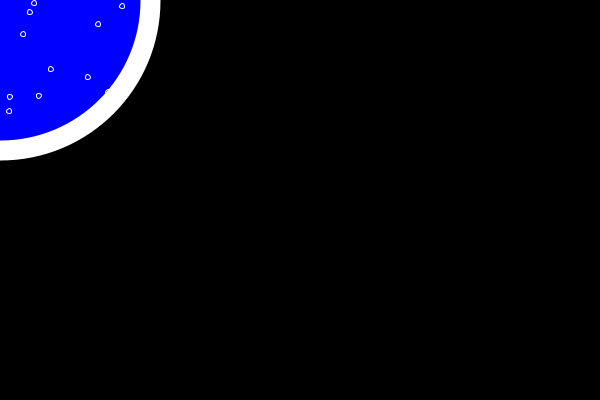
Frame 1 (no input)
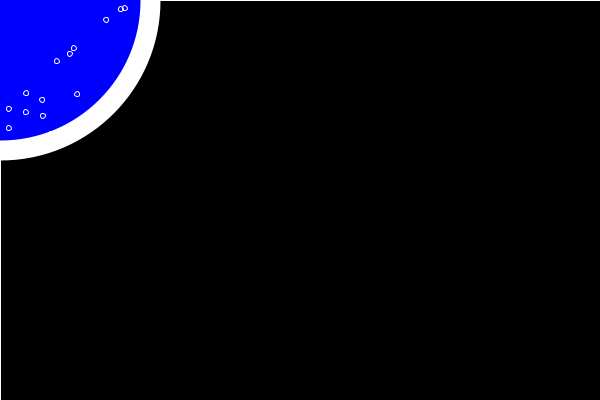
Frame 60 (the mouse pressed at the canvas centre just before this capture)
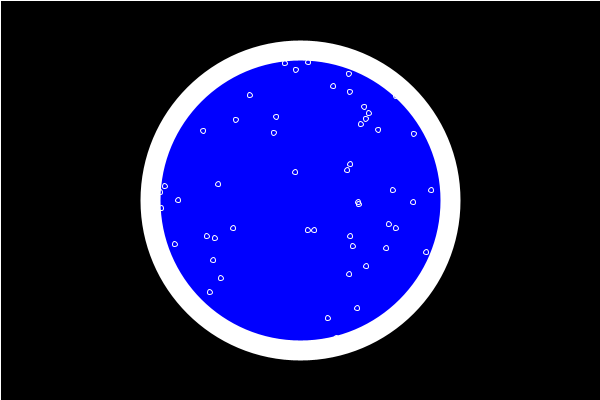
Frame 120 (the mouse held since frame 60 and released just before this capture)

The Processing sketch that drew these frames (run headless with seeded random() and noise(); from frame 60 on, the mouse is pressed at the canvas centre):

// Processing sketch: Bubble_Array
// ── Bubble_Array.pde
float[] xCoords = new float[200];
float[] yCoords = new float[200];

void setup() {
  size(600, 400);
  frameRate(50);
  for (int i = 0; i<200; i++) {
    xCoords[i] = random(width);
    yCoords[i] = random(height);
  }
}

void draw() {
  background(80);
  fill(0);
  rect(0, 0, width, height);
  stroke(255);
  strokeWeight(20);
  fill(0,0,255);
  ellipse(mouseX, mouseY, 300, 300);

  for (int i = 0; i<200; i++) {
    if (dist(mouseX, mouseY, xCoords[i], yCoords[i])<150) {
      noFill();
      strokeWeight(1);
        ellipse(xCoords[i], yCoords[i], 5, 5);
    }
    xCoords[i]+=random(-2, 2);
    yCoords[i]-=1;
    xCoords[i]+= -.2;
    if (xCoords[i] < 0) xCoords[i] = width;
    yCoords[i]+= -1;
    if (yCoords[i] < 0) yCoords[i] = height;
  }
}
